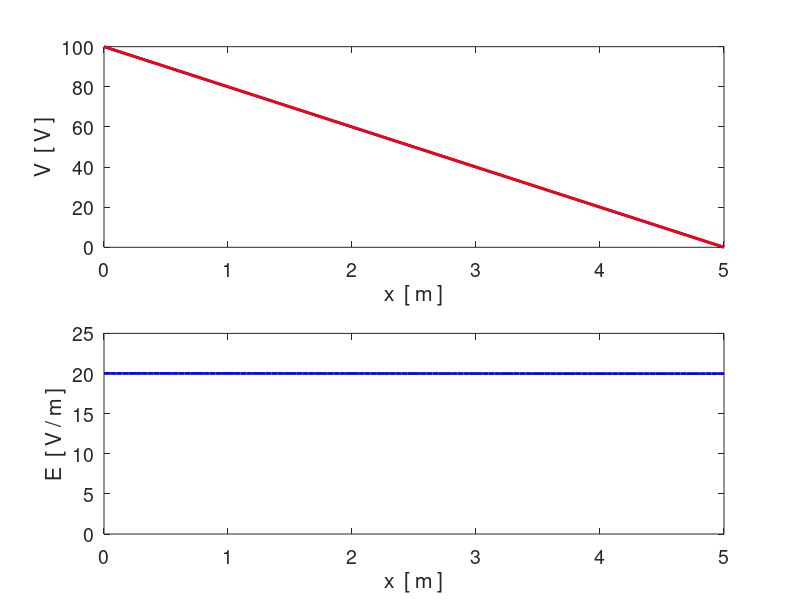

This chart was generated by the following MATLAB code:
% cemLaplace01.m
% 18 march 2016
% Ian Cooper
% School of Physics, University of Sydney
% http://www.physics.usyd.edu.au/teach_res/mp/mphome.htm

% Solution of Laplace's equation



clear all
close all
clc
tic

% INPUTS  ================================================================

% Number of XY grid points (integer)
     Nx = 101;  
% Range for X and Y values  [minX maxX minY maxY minZ maxZ]
     XY = [0 5];
% Boundary potential
     V0 = 100;
% tolerance for ending iterations
    tol = 0.1;

% SETUP ==================================================================

    V = zeros(Nx,1);
    minX = XY(1);  maxX = XY(2);
    x = linspace(minX, maxX,Nx);
    hx = x(2) - x(1); 
    V(1) = V0;  V(Nx) = 0;

% CALCULATIONS ===========================================================

% dSum difference in sum of squares  /  n  number of iterations
dSum = 100; n = 0;
while dSum > tol
    sum1 =  sum(sum(V.^2));
    
    for nx = 2: Nx-1
           V(nx) = 0.5*(V(nx+1) + V(nx-1));
    end
   
    sum2 =  sum(sum(V.^2));
    dSum = abs(sum2 - sum1);
    n = n+1;
end

% exact solution
VT = -20.*x + 100; 

% electric field
E = -gradient(V,hx);
    
% GRAPHICS ===============================================================
   
figure(1) 
    set(gcf,'units','normalized','position',[0.05 0.2 0.3 0.4]);
    subplot(2,1,1)
    plot(x,V,'b','lineWidth',2);
    hold on
    plot(x,VT,'r','lineWidth',2);
    %set(gca,'xLim',[minX, maxX]);
    %set(gca,'yLim',[minY, maxY]);
    xlabel('x  [ m ]'); ylabel('V  [ V ]'); 
    set(gca,'fontsize',14)
    
    subplot(2,1,2)
    plot(x,E,'b','lineWidth',2)
    set(gca,'yLim',[0, 25]);
    xlabel('x  [ m ]'); ylabel('E  [ V / m ]'); 
    set(gca,'fontsize',14)
    
 % =======================================================================  
    toc
    
